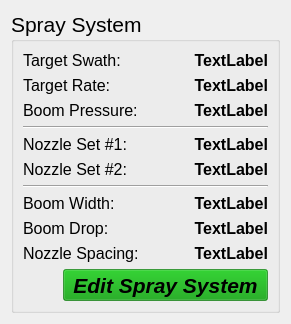
         <widget class="QFrame" name="frame_2">
          <property name="frameShape">
           <enum>QFrame::NoFrame</enum>
          </property>
          <property name="frameShadow">
           <enum>QFrame::Raised</enum>
          </property>
          <property name="lineWidth">
           <number>1</number>
          </property>
          <layout class="QVBoxLayout" name="verticalLayout_6">
           <item>
            <widget class="QGroupBox" name="groupBoxAppInfo">
             <property name="sizePolicy">
              <sizepolicy hsizetype="Expanding" vsizetype="Fixed">
               <horstretch>0</horstretch>
               <verstretch>0</verstretch>
              </sizepolicy>
             </property>
             <property name="font">
              <font>
               <pointsize>16</pointsize>
               <weight>50</weight>
               <italic>false</italic>
               <bold>false</bold>
              </font>
             </property>
             <property name="title">
              <string>Spray System</string>
             </property>
             <property name="alignment">
              <set>Qt::AlignLeading|Qt::AlignLeft|Qt::AlignTop</set>
             </property>
             <property name="flat">
              <bool>false</bool>
             </property>
             <property name="checkable">
              <bool>false</bool>
             </property>
             <layout class="QVBoxLayout" name="verticalLayout_3">
              <item>
               <layout class="QHBoxLayout" name="horizontalLayout">
                <item>
                 <widget class="QLabel" name="label_9">
                  <property name="sizePolicy">
                   <sizepolicy hsizetype="Expanding" vsizetype="Preferred">
                    <horstretch>0</horstretch>
                    <verstretch>0</verstretch>
                   </sizepolicy>
                  </property>
                  <property name="minimumSize">
                   <size>
                    <width>0</width>
                    <height>0</height>
                   </size>
                  </property>
                  <property name="font">
                   <font>
                    <pointsize>12</pointsize>
                   </font>
                  </property>
                  <property name="text">
                   <string>Target Swath:</string>
                  </property>
                 </widget>
                </item>
                <item>
                 <widget class="QLabel" name="labelTargetSwath">
                  <property name="sizePolicy">
                   <sizepolicy hsizetype="Expanding" vsizetype="Preferred">
                    <horstretch>0</horstretch>
                    <verstretch>0</verstretch>
                   </sizepolicy>
                  </property>
                  <property name="font">
                   <font>
                    <pointsize>12</pointsize>
                    <weight>75</weight>
                    <bold>true</bold>
                   </font>
                  </property>
                  <property name="text">
                   <string>TextLabel</string>
                  </property>
                  <property name="alignment">
                   <set>Qt::AlignRight|Qt::AlignTrailing|Qt::AlignVCenter</set>
                  </property>
                 </widget>
                </item>
               </layout>
              </item>
              <item>
               <layout class="QHBoxLayout" name="horizontalLayout_12">
                <item>
                 <widget class="QLabel" name="label_10">
                  <property name="sizePolicy">
                   <sizepolicy hsizetype="Expanding" vsizetype="Preferred">
                    <horstretch>0</horstretch>
                    <verstretch>0</verstretch>
                   </sizepolicy>
                  </property>
                  <property name="minimumSize">
                   <size>
                    <width>0</width>
                    <height>0</height>
                   </size>
                  </property>
                  <property name="font">
                   <font>
                    <pointsize>12</pointsize>
                   </font>
                  </property>
                  <property name="text">
                   <string>Target Rate:</string>
                  </property>
                 </widget>
                </item>
                <item>
                 <widget class="QLabel" name="labelTargetRate">
                  <property name="sizePolicy">
                   <sizepolicy hsizetype="Expanding" vsizetype="Preferred">
                    <horstretch>0</horstretch>
                    <verstretch>0</verstretch>
                   </sizepolicy>
                  </property>
                  <property name="font">
                   <font>
                    <pointsize>12</pointsize>
                    <weight>75</weight>
                    <bold>true</bold>
                   </font>
                  </property>
                  <property name="text">
                   <string>TextLabel</string>
                  </property>
                  <property name="alignment">
                   <set>Qt::AlignRight|Qt::AlignTrailing|Qt::AlignVCenter</set>
                  </property>
                 </widget>
                </item>
               </layout>
              </item>
              <item>
               <layout class="QHBoxLayout" name="horizontalLayout_13">
                <item>
                 <widget class="QLabel" name="label_12">
                  <property name="sizePolicy">
                   <sizepolicy hsizetype="Expanding" vsizetype="Preferred">
                    <horstretch>0</horstretch>
                    <verstretch>0</verstretch>
                   </sizepolicy>
                  </property>
                  <property name="minimumSize">
                   <size>
                    <width>0</width>
                    <height>0</height>
                   </size>
                  </property>
                  <property name="font">
                   <font>
                    <pointsize>12</pointsize>
                   </font>
                  </property>
                  <property name="text">
                   <string>Boom Pressure:</string>
                  </property>
                 </widget>
                </item>
                <item>
                 <widget class="QLabel" name="labelBoomPressure">
                  <property name="sizePolicy">
                   <sizepolicy hsizetype="Expanding" vsizetype="Preferred">
                    <horstretch>0</horstretch>
                    <verstretch>0</verstretch>
                   </sizepolicy>
                  </property>
                  <property name="font">
                   <font>
                    <pointsize>12</pointsize>
                    <weight>75</weight>
                    <bold>true</bold>
                   </font>
                  </property>
                  <property name="text">
                   <string>TextLabel</string>
                  </property>
                  <property name="alignment">
                   <set>Qt::AlignRight|Qt::AlignTrailing|Qt::AlignVCenter</set>
                  </property>
                 </widget>
                </item>
               </layout>
              </item>
              <item>
               <widget class="Line" name="line">
                <property name="orientation">
                 <enum>Qt::Horizontal</enum>
                </property>
               </widget>
              </item>
              <item>
               <layout class="QHBoxLayout" name="horizontalLayout_22">
                <item>
                 <widget class="QLabel" name="label_14">
                  <property name="sizePolicy">
                   <sizepolicy hsizetype="Expanding" vsizetype="Preferred">
                    <horstretch>0</horstretch>
                    <verstretch>0</verstretch>
                   </sizepolicy>
                  </property>
                  <property name="minimumSize">
                   <size>
                    <width>0</width>
                    <height>0</height>
                   </size>
                  </property>
                  <property name="font">
                   <font>
                    <pointsize>12</pointsize>
                   </font>
                  </property>
                  <property name="text">
                   <string>Nozzle Set #1:</string>
                  </property>
                 </widget>
                </item>
                <item>
                 <widget class="QLabel" name="labelNozzle1">
                  <property name="sizePolicy">
                   <sizepolicy hsizetype="Expanding" vsizetype="Expanding">
                    <horstretch>0</horstretch>
                    <verstretch>0</verstretch>
                   </sizepolicy>
                  </property>
                  <property name="font">
                   <font>
                    <pointsize>12</pointsize>
                    <weight>75</weight>
                    <bold>true</bold>
                   </font>
                  </property>
                  <property name="text">
                   <string>TextLabel</string>
                  </property>
                  <property name="alignment">
                   <set>Qt::AlignRight|Qt::AlignTrailing|Qt::AlignVCenter</set>
                  </property>
                  <property name="wordWrap">
                   <bool>true</bool>
                  </property>
                 </widget>
                </item>
               </layout>
              </item>
              <item>
               <layout class="QHBoxLayout" name="horizontalLayout_23">
                <item>
                 <widget class="QLabel" name="label_16">
                  <property name="sizePolicy">
                   <sizepolicy hsizetype="Expanding" vsizetype="Preferred">
                    <horstretch>0</horstretch>
                    <verstretch>0</verstretch>
                   </sizepolicy>
                  </property>
                  <property name="minimumSize">
                   <size>
                    <width>0</width>
                    <height>0</height>
                   </size>
                  </property>
                  <property name="font">
                   <font>
                    <pointsize>12</pointsize>
                   </font>
                  </property>
                  <property name="text">
                   <string>Nozzle Set #2:</string>
                  </property>
                 </widget>
                </item>
                <item>
                 <widget class="QLabel" name="labelNozzle2">
                  <property name="sizePolicy">
                   <sizepolicy hsizetype="Expanding" vsizetype="Preferred">
                    <horstretch>0</horstretch>
                    <verstretch>0</verstretch>
                   </sizepolicy>
                  </property>
                  <property name="font">
                   <font>
                    <pointsize>12</pointsize>
                    <weight>75</weight>
                    <bold>true</bold>
                   </font>
                  </property>
                  <property name="text">
                   <string>TextLabel</string>
                  </property>
                  <property name="alignment">
                   <set>Qt::AlignRight|Qt::AlignTrailing|Qt::AlignVCenter</set>
                  </property>
                  <property name="wordWrap">
                   <bool>true</bool>
                  </property>
                 </widget>
                </item>
               </layout>
              </item>
              <item>
               <widget class="Line" name="line_2">
                <property name="orientation">
                 <enum>Qt::Horizontal</enum>
                </property>
               </widget>
              </item>
              <item>
               <layout class="QHBoxLayout" name="horizontalLayout_6">
                <item>
                 <widget class="QLabel" name="label_22">
                  <property name="font">
                   <font>
                    <pointsize>12</pointsize>
                   </font>
                  </property>
                  <property name="text">
                   <string>Boom Width:</string>
                  </property>
                 </widget>
                </item>
                <item>
                 <widget class="QLabel" name="labelBoomWidth">
                  <property name="font">
                   <font>
                    <pointsize>12</pointsize>
                    <weight>75</weight>
                    <bold>true</bold>
                   </font>
                  </property>
                  <property name="text">
                   <string>TextLabel</string>
                  </property>
                  <property name="alignment">
                   <set>Qt::AlignRight|Qt::AlignTrailing|Qt::AlignVCenter</set>
                  </property>
                 </widget>
                </item>
               </layout>
              </item>
              <item>
               <layout class="QHBoxLayout" name="horizontalLayout_26">
                <item>
                 <widget class="QLabel" name="label_23">
                  <property name="font">
                   <font>
                    <pointsize>12</pointsize>
                   </font>
                  </property>
                  <property name="text">
                   <string>Boom Drop:</string>
                  </property>
                 </widget>
                </item>
                <item>
                 <widget class="QLabel" name="labelBoomDrop">
                  <property name="font">
                   <font>
                    <pointsize>12</pointsize>
                    <weight>75</weight>
                    <bold>true</bold>
                   </font>
                  </property>
                  <property name="text">
                   <string>TextLabel</string>
                  </property>
                  <property name="alignment">
                   <set>Qt::AlignRight|Qt::AlignTrailing|Qt::AlignVCenter</set>
                  </property>
                 </widget>
                </item>
               </layout>
              </item>
              <item>
               <layout class="QHBoxLayout" name="horizontalLayout_27">
                <item>
                 <widget class="QLabel" name="label_25">
                  <property name="font">
                   <font>
                    <pointsize>12</pointsize>
                   </font>
                  </property>
                  <property name="text">
                   <string>Nozzle Spacing:</string>
                  </property>
                 </widget>
                </item>
                <item>
                 <widget class="QLabel" name="labelNozzleSpacing">
                  <property name="font">
                   <font>
                    <pointsize>12</pointsize>
                    <weight>75</weight>
                    <bold>true</bold>
                   </font>
                  </property>
                  <property name="text">
                   <string>TextLabel</string>
                  </property>
                  <property name="alignment">
                   <set>Qt::AlignRight|Qt::AlignTrailing|Qt::AlignVCenter</set>
                  </property>
                 </widget>
                </item>
               </layout>
              </item>
              <item>
               <layout class="QHBoxLayout" name="horizontalLayout_28">
                <item>
                 <spacer name="horizontalSpacer_3">
                  <property name="orientation">
                   <enum>Qt::Horizontal</enum>
                  </property>
                  <property name="sizeHint" stdset="0">
                   <size>
                    <width>40</width>
                    <height>20</height>
                   </size>
                  </property>
                 </spacer>
                </item>
                <item>
                 <widget class="QToolButton" name="buttonEditSpraySystem">
                  <property name="font">
                   <font>
                    <weight>75</weight>
                    <italic>true</italic>
                    <bold>true</bold>
                   </font>
                  </property>
                  <property name="toolTip">
                   <string extracomment="Edit This"/>
                  </property>
                  <property name="toolTipDuration">
                   <number>-1</number>
                  </property>
                  <property name="styleSheet">
                   <string notr="true">background-color: rgba(0, 152, 0, 153)</string>
                  </property>
                  <property name="text">
                   <string>Edit Spray System</string>
                  </property>
                  <property name="icon">
                   <iconset>
                    <normalon>resources/edit-alt-512.webp</normalon>
                   </iconset>
                  </property>
                  <property name="popupMode">
                   <enum>QToolButton::DelayedPopup</enum>
                  </property>
                  <property name="toolButtonStyle">
                   <enum>Qt::ToolButtonTextBesideIcon</enum>
                  </property>
                  <property name="autoRaise">
                   <bool>false</bool>
                  </property>
                  <property name="arrowType">
                   <enum>Qt::NoArrow</enum>
                  </property>
                 </widget>
                </item>
               </layout>
              </item>
             </layout>
            </widget>
           </item>
           <item>
            <spacer name="verticalSpacer">
             <property name="orientation">
              <enum>Qt::Vertical</enum>
             </property>
             <property name="sizeHint" stdset="0">
              <size>
               <width>20</width>
               <height>0</height>
              </size>
             </property>
            </spacer>
           </item>
          </layout>
         </widget>
